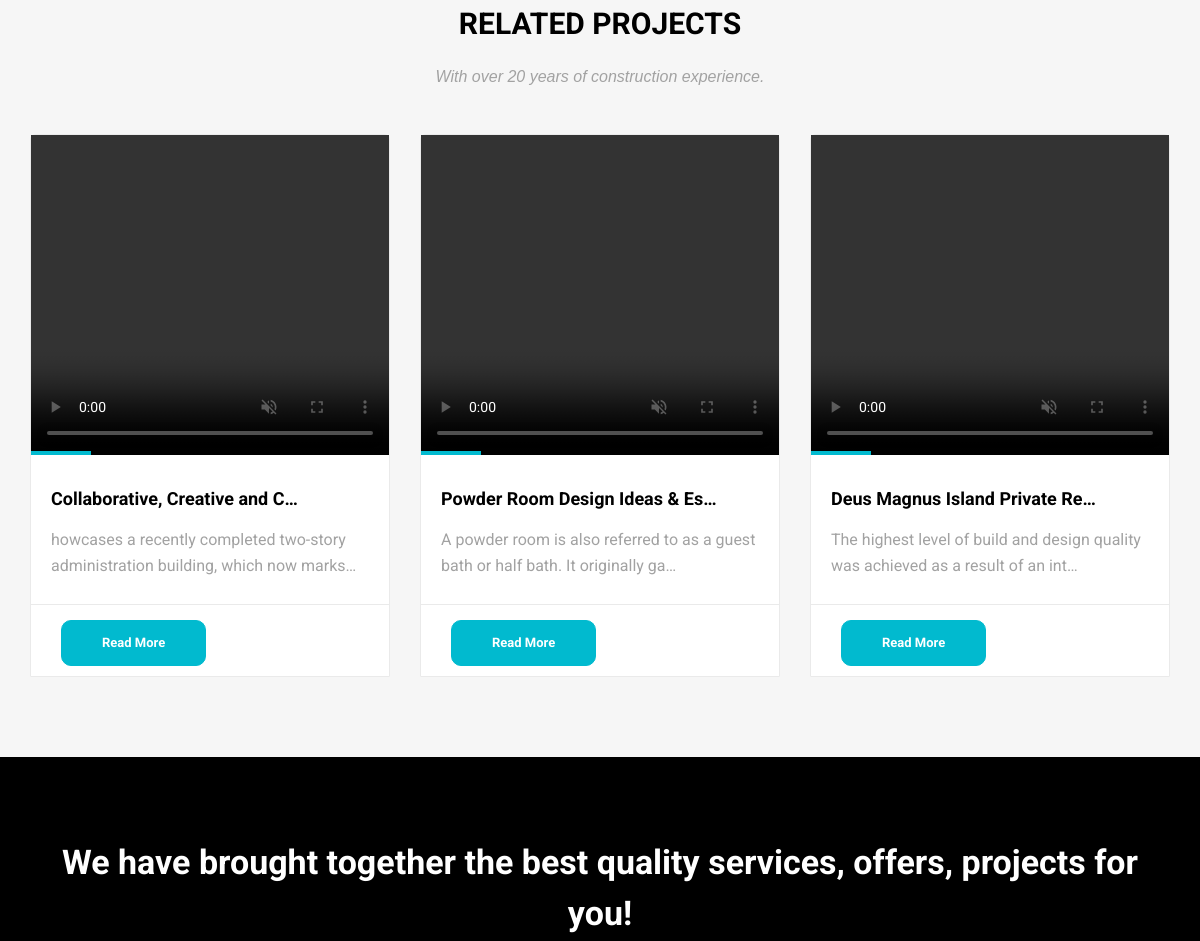
The app's page / (middle part), older data.
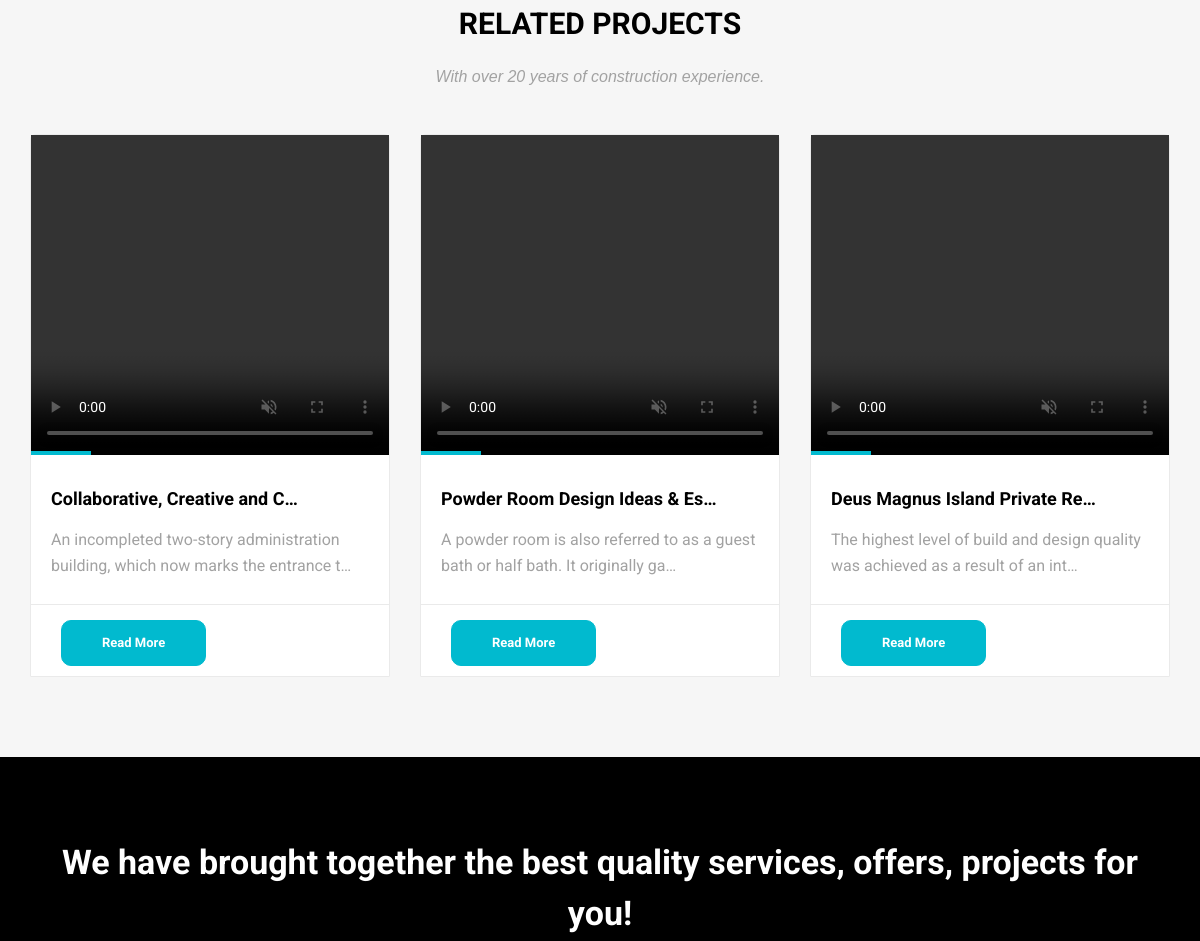
The same page, newer data.
### deus_magnus/models.py (models this page shows, shortened)
class DeusMagnusMainPost(models.Model):
    deus_magnus_title = models.CharField(max_length=255, blank=True, null=True)
    deus_magnus_description = models.TextField()
    deus_magnus_slug = models.SlugField (max_length=255,blank=True, null=True)
    deus_manus_video = models.FileField(upload_to='videos/')
    deus_magnus_publish_date = models.DateTimeField (auto_now_add= True)
    deus_magnus_author = models.ForeignKey(User, on_delete=models.CASCADE)
    class Meta:
        ordering =['-deus_magnus_publish_date']

### deus_magnus/views.py (the view)
# urls.py: path('', HomeView.as_view(), name="home"),
class HomeView(ListView):
    model = DeusMagnusMainPost
    template_name = 'deus_magnus/home.html'
    def get_context_data(self, **kwargs):
        context = super().get_context_data(**kwargs)
        context['second_constructions'] = SecondDeusMagnusMainPicturePost.objects.all()
        return context

### templates/deus_magnus/home.html (shortened to what this page needs)
{% extends "base.html" %}
{% load static %}
{% block content%}
<section class="section gb">
    <div class="container">
        <div class="section-title text-center">
            <h3>RELATED PROJECTS</h3>
            <p>With over 20 years of construction experience.</p>
        </div>
        <div class="row">
            {% for post in object_list %}
            <div class="col-lg-4 col-md-12">
                <div class="blog-box">
                    <a href="{% url 'detail' post.pk %}">
                    <div class="image-wrap entry">
                        <video autoplay muted playsinline loop width="100%" height="40%"  controls>
                            <source src="{{ post.deus_manus_video.url }}" type="video/mp4">
                        </video>
                    </div>
                    </a>
                    <div class="blog-desc">
                        <h4><a href="{% url 'detail' post.pk %}">{{post.deus_magnus_title|truncatechars:30}}</a></h4>
                        <p>{{post.deus_magnus_description|truncatechars:81}}</p>
                    </div>
                    <div class="post-meta">
                        <span>
                            <div class="btn-wrapper">
                                <a href="{% url 'detail' post.pk %}" class="btn btn-primary"style="border-radius: 10px;">Read More</a>
                            </div>
                         </span>
                    </div>
                </div>
            </div>
            {%endfor%}
        </div>
    </div>
</section>
        <section class="section db p120">
            <div class="container">
                <div class="row">
                    <div class="col-md-12">
                        <div class="tagline-message text-center">
                            <h3>We have brought together the best quality services, offers, projects for you!</h3>
                        </div>
                    </div>
                </div>
            </div>
        </section>
        {% endblock %}

Row changes from the older to the newer data that the page shows:
changed DeusMagnusMainPost "Collaborative, Creative and C…": deus_magnus_description "howcases a recently completed two-story administration building, which now marks…" → "An incompleted two-story administration building, which now marks the entrance t…"
